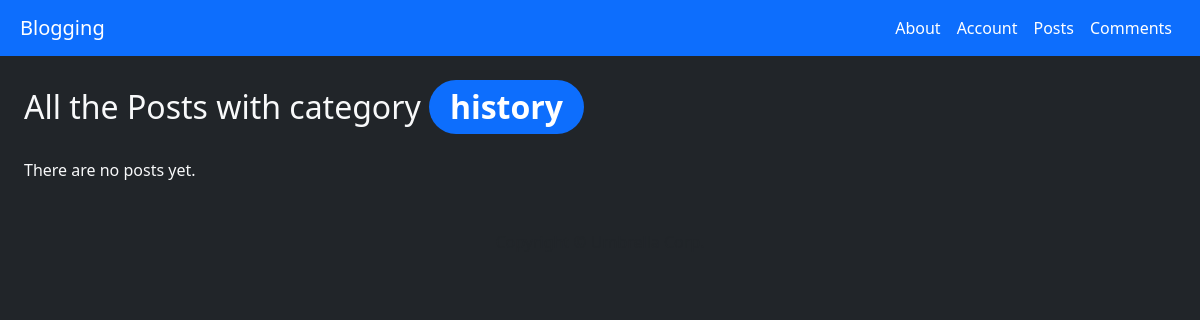
Page /category/history on the earlier database version.
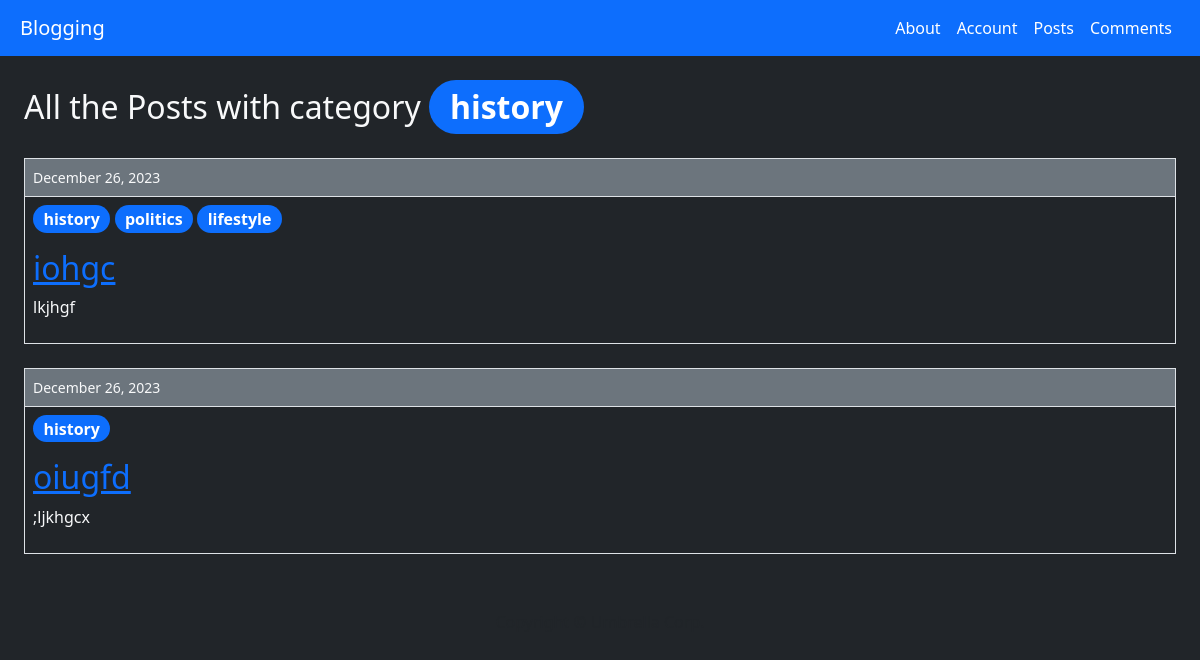
Same page on the later database version.
### blog/models.py (models this page shows, shortened)
class Category(models.Model):
  name = models.CharField(max_length=50)

class Post(models.Model):
  author = models.ForeignKey(User, on_delete=models.CASCADE, related_name='posts',default=1)
  categories = models.ManyToManyField(Category, related_name="posts")
  title = models.CharField(max_length=200, unique=True)
  content = models.TextField(max_length=2000)
  created_on = models.DateTimeField(auto_now_add=True)
  updated_on = models.DateTimeField(auto_now=True)
  published_on = models.DateTimeField(default=timezone.now)
  status = models.IntegerField(choices=STATUS, default=0)
  class Meta:
    ordering = ['-created_on']

### blog/views.py (the view)
# urls.py: path('category/<str:name>', views.display_category_posts, name='display_category_posts'),
def display_category_posts(request, name):
  posts = Post.objects.filter(categories__name__contains=name).order_by("-created_on")
  context = {
    "category_name": name,
    "posts": posts,
    "forms": {
      "post_delete": PostDeleteForm(),
    }
  }
  return render(request, "category/category_posts.html", context)

### blog/templates/category/category_posts.html
{% extends "base.html" %}
{% block content %}
  <h2 class="mb-4">All the Posts with category <span class="badge rounded-pill bg-primary fs-2">{{ category_name }}</span></h2>
  {% include "posts/view_list.html" with posts=posts form=forms.post_delete %}
{% endblock content %}

### blog/templates/posts/view_detail.html (shortened to what this page needs)
{% block content %}
  <article class="media content-section d-block mb-4 border">
    <div class="article-metadata p-2 border-bottom bg-secondary d-flex align-items-center gap-2">
      <small class="fw-light">{{ post.created_on | date:"F d, Y" }}</small>
    </div>
    <div class="p-2">
      {% for category in post.categories.all %}
        <a class="badge rounded-pill bg-primary fs-6 text-decoration-none" href="{% url 'display_category_posts' category.name %}">{{ category.name }}</a>
      {% endfor %}
    </div>
    <div class="media-body p-2">
      <h2><a class="article-title" href="{% url 'display_post' post.id %}">{{ post.title }}</a></h2>
      <p class="article-content">{{ post.content }}</p>
    </div>
  </article>
{% endblock content %}

Differences in the rows shown:
added Post: created_on "December 26, 2023", title "iohgc", content "lkjhgf", Category (name "history")
now on this page (row unchanged): Category: name "politics", shown under "December 26, 2023"
now on this page (row unchanged): Category: name "lifestyle", shown under "December 26, 2023"
added Post: created_on "December 26, 2023", title "oiugfd", content ";ljkhgcx", Category (name "history")
Other differences:
text no longer shown: "There are no posts yet."
